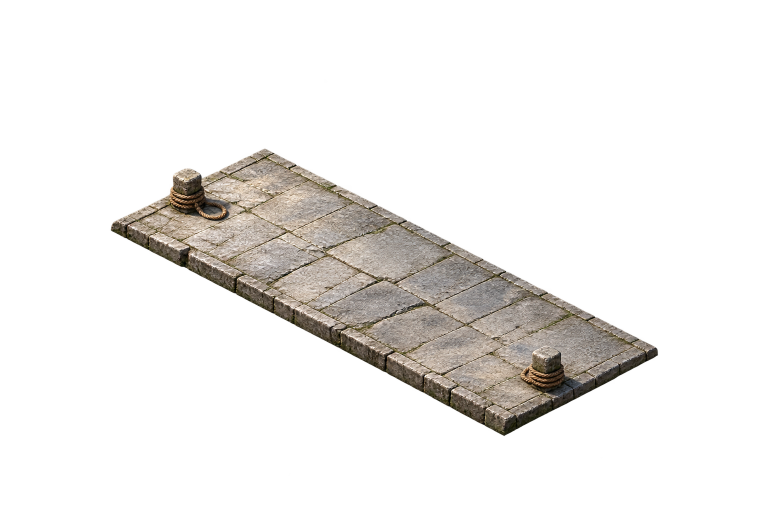
#> input picture assets/default/building-map/ming_south/revisions_r3/wharf/candidate_2.png, 1536 x 1024 px (shown at 1/2 size)
$ python normalize.py
#> lines starting #> are read from the running program, lines starting #| are printed output that depends on the picture
"""Rebuild only the selected R3 wharf: alpha crop, uniform resize, transparent pad."""
from pathlib import Path
import hashlib, json, math, shutil
from PIL import Image
D = Path(__file__).resolve().parent
ROOT = D.parents[1]
source = D / 'candidate_2.png'
target = ROOT / 'bld_kit_ming_south_wharf.png'
if not (D / 'original.png').exists():
    shutil.copyfile(target, D / 'original.png')
im = Image.open(source)
#> im is the input picture: PIL image 1536x1024 RGBA; mean R, G, B, A 36.6, 33.7, 29.8, 42.2
assert im.mode == 'RGBA'
box = im.getchannel('A').getbbox()
#> box = (0, 21, 1522, 1024)
crop = im.crop(box)
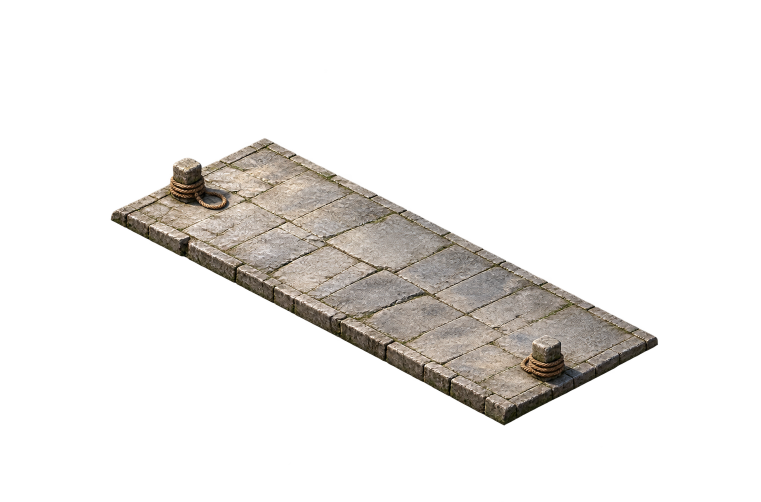
#> crop: PIL image 1522x1003 RGBA (shown at 1/2 size); mean R, G, B, A 37.7, 34.7, 30.7, 43.5; transparent parts drawn white
scale = 448 / (1315 - 223)
size = tuple(round(n * scale) for n in crop.size)
#> size = (624, 411)
resized = crop.resize(size, Image.Resampling.LANCZOS)
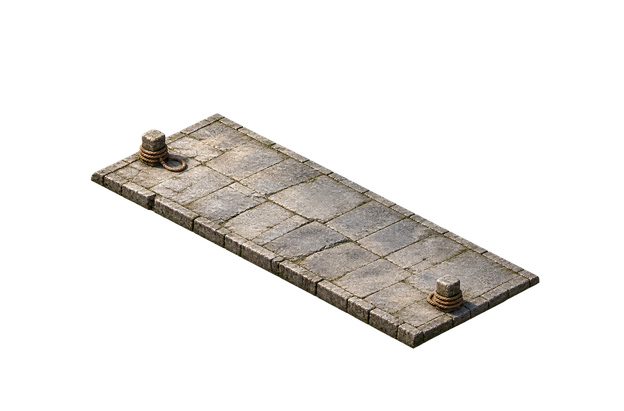
#> resized: PIL image 624x411 RGBA; mean R, G, B, A 26.5, 24.5, 22.3, 43.5; transparent parts drawn white
canvas = tuple(max(256, math.ceil((n + 32) / 16) * 16) for n in size)
#> canvas = (656, 448)
offset = tuple((n - m) // 2 for n, m in zip(canvas, size))
#> offset = (16, 18)
out = Image.new('RGBA', canvas)
#> out: PIL image 656x448 RGBA; every value is 0
out.paste(resized, offset)
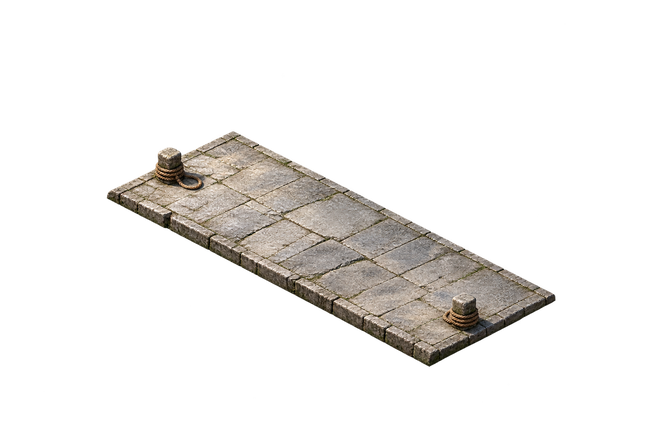
#> out: PIL image 656x448 RGBA; mean R, G, B, A 23.2, 21.4, 19.5, 38; transparent parts drawn white
out.save(target)
sx, sy = [a / b for a, b in zip(size, crop.size)]
#> sx = 0.41; sy = 0.41
anchor = [((223 + 1315) / 2 - box[0]) * sx + offset[0], ((461 + 710) / 2 - box[1]) * sy + offset[1]]
#> anchor = [331.3, 249.3]
alpha = out.getchannel('A')
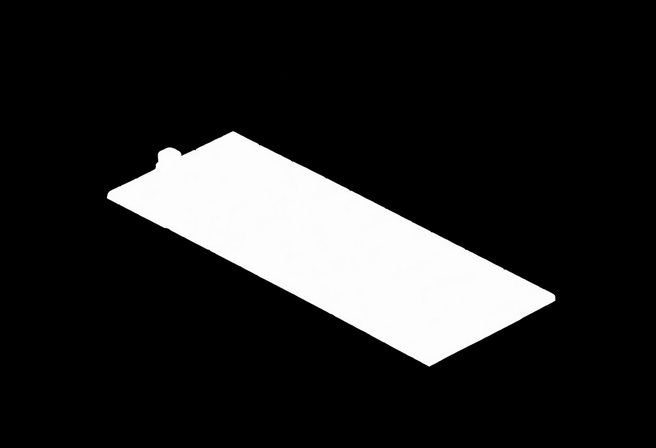
#> alpha: PIL image 656x448 L; min 0, max 255, mean 38
#> (the run stopped early here; a loop or call above may not have finished)

$ run again, with assets/default/building-map/ming_south/revisions_r3/wharf/ground-guide.png copied over assets/default/building-map/ming_south/revisions_r3/wharf/candidate_2.png
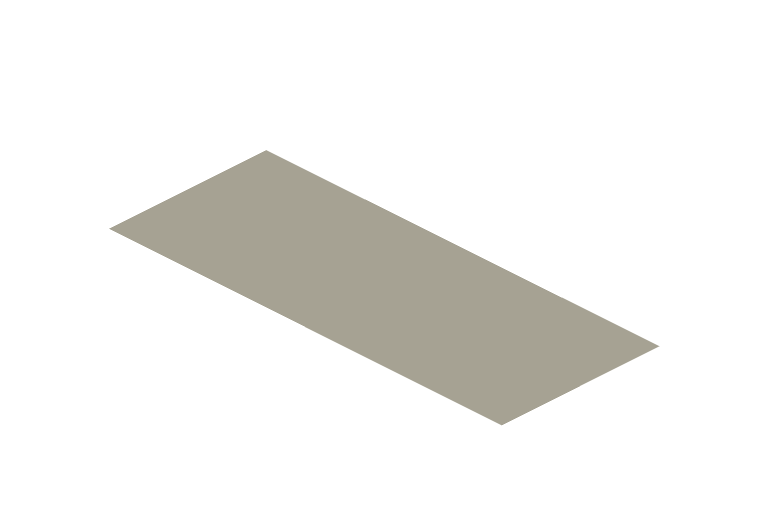
#> input picture assets/default/building-map/ming_south/revisions_r3/wharf/ground-guide.png, 1536 x 1024 px (shown at 1/2 size)
#> im is the input picture: PIL image 1536x1024 RGBA; mean R, G, B, A 26.1, 25.5, 23.2, 40.2
#> box = (218, 300, 1319, 851)
#> `out.paste(resized, offset)`:
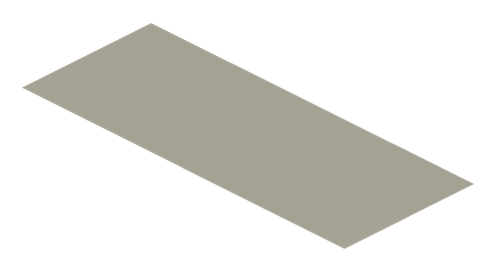
#> out: PIL image 496x272 RGBA; mean R, G, B, A 53.3, 52, 47.1, 78.8; transparent parts drawn white
#> anchor = [248.2, 140.1]
#> `alpha = out.getchannel('A')`:
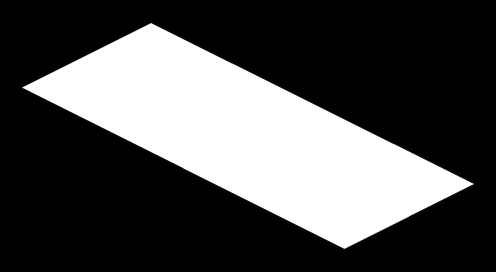
#> alpha: PIL image 496x272 L; min 0, max 255, mean 78.8
